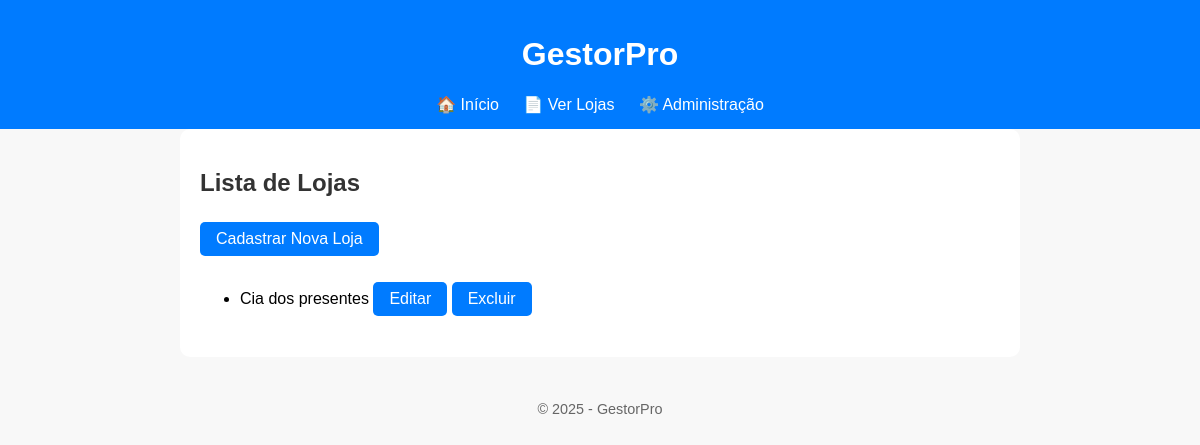
The app's page /lojas/, older data.
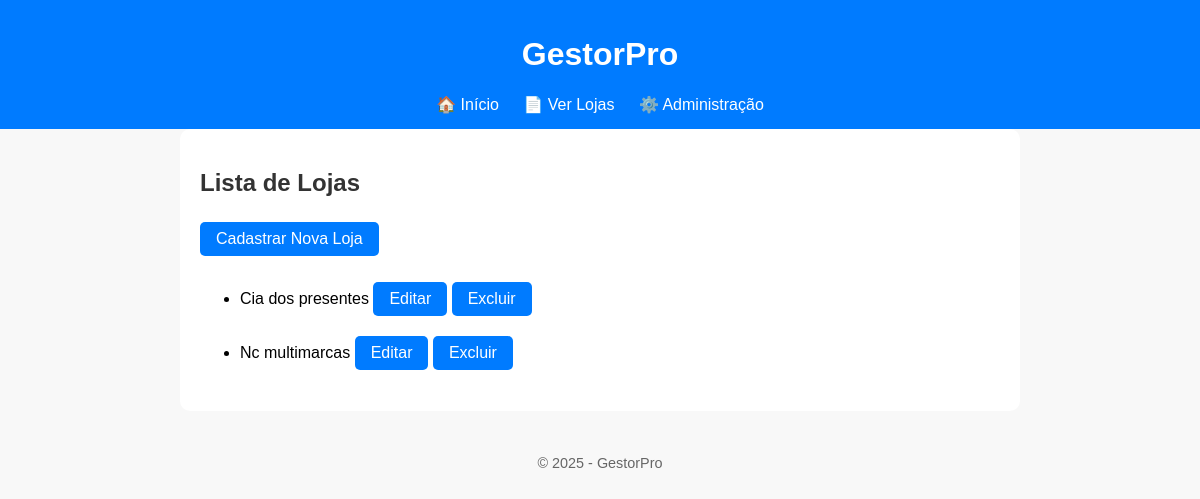
The same page, newer data.
### loja_app/models.py (models this page shows, shortened)
class Loja(models.Model):
    nome = models.CharField(max_length=100, verbose_name="Nome da Loja")
    endereco = models.CharField(max_length=200, verbose_name="Endereço")
    telefone = models.CharField(max_length=15, verbose_name="Telefone", blank=True, null=True)
    email = models.EmailField(verbose_name="E-mail", blank=True, null=True)

### loja_app/views.py (the view)
# urls.py: path('lojas/', views.lista_lojas, name='lista_lojas'),
def lista_lojas(request):
    lojas = Loja.objects.all()
    return render(request, 'loja_app/loja_list.html', {'lojas': lojas})

### loja_app/templates/loja_app/loja_list.html (shortened to what this page needs)
{% extends 'loja_app/base.html' %}
{% load static %}
{% block extra_css %}
    <link rel="stylesheet" href="{% static 'loja_app/css/loja_list.css' %}">
{% endblock %}
{% block content %}
    <h2 class="titulo-lista">Lista de Lojas</h2>
    <a href="{% url 'cadastrar_loja' %}" class="botao">Cadastrar Nova Loja</a>
    <ul class="lista-lojas">
        {% for loja in lojas %}
            <li>
                {{ loja.nome }}
                <a href="{% url 'editar_loja' loja.id %}" class="botao">Editar</a>
                <a href="{% url 'excluir_loja' loja.id %}" class="botao">Excluir</a>
            </li>
        {% empty %}
            <li>Nenhuma loja cadastrada.</li>
        {% endfor %}
    </ul>
{% endblock %}

Row changes from the older to the newer data that the page shows:
added Loja: nome "Nc multimarcas"
